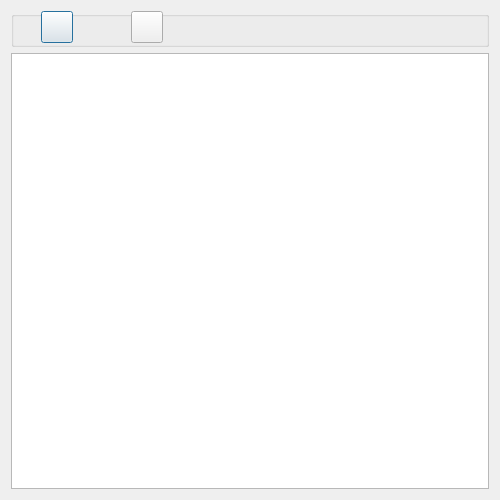
<?xml version="1.0" encoding="UTF-8"?>
<ui version="4.0">
 <class>Dialog_manage_attributes</class>
 <widget class="QDialog" name="Dialog_manage_attributes">
  <property name="geometry">
   <rect>
    <x>0</x>
    <y>0</y>
    <width>500</width>
    <height>500</height>
   </rect>
  </property>
  <property name="windowTitle">
   <string>Attributes</string>
  </property>
  <layout class="QGridLayout" name="gridLayout">
   <item row="0" column="0">
    <widget class="QGroupBox" name="groupBox">
     <property name="minimumSize">
      <size>
       <width>0</width>
       <height>36</height>
      </size>
     </property>
     <property name="maximumSize">
      <size>
       <width>16777215</width>
       <height>36</height>
      </size>
     </property>
     <property name="title">
      <string/>
     </property>
     <widget class="QPushButton" name="pushButton_add">
      <property name="geometry">
       <rect>
        <x>30</x>
        <y>0</y>
        <width>32</width>
        <height>32</height>
       </rect>
      </property>
      <property name="toolTip">
       <string>Create a new variable</string>
      </property>
      <property name="text">
       <string/>
      </property>
     </widget>
     <widget class="QPushButton" name="pushButton_delete">
      <property name="geometry">
       <rect>
        <x>120</x>
        <y>0</y>
        <width>32</width>
        <height>32</height>
       </rect>
      </property>
      <property name="toolTip">
       <string>Delete</string>
      </property>
      <property name="text">
       <string/>
      </property>
     </widget>
     <widget class="QLabel" name="label">
      <property name="geometry">
       <rect>
        <x>190</x>
        <y>4</y>
        <width>281</width>
        <height>26</height>
       </rect>
      </property>
      <property name="text">
       <string/>
      </property>
     </widget>
    </widget>
   </item>
   <item row="1" column="0">
    <widget class="QTableWidget" name="tableWidget"/>
   </item>
  </layout>
 </widget>
 <resources/>
 <connections/>
</ui>
